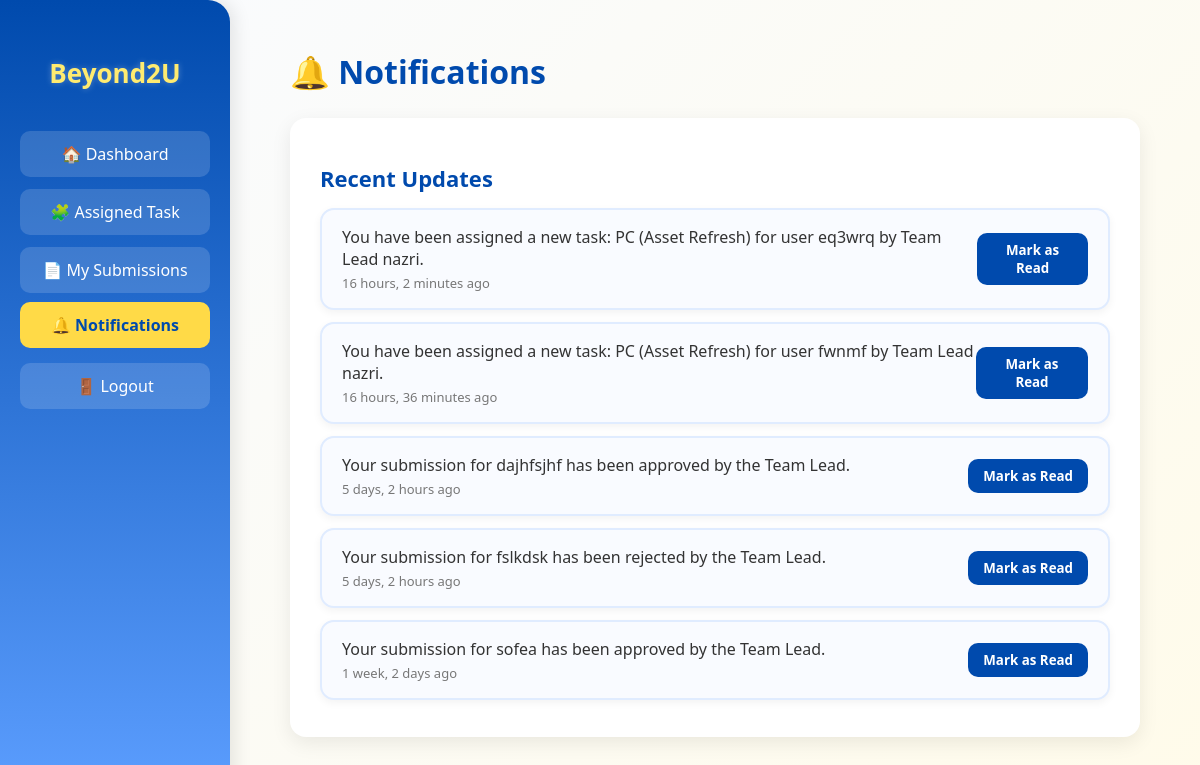
Before: /beyond2u/dashboard/systemengineer/notifications/ (signed in) with the older database file.
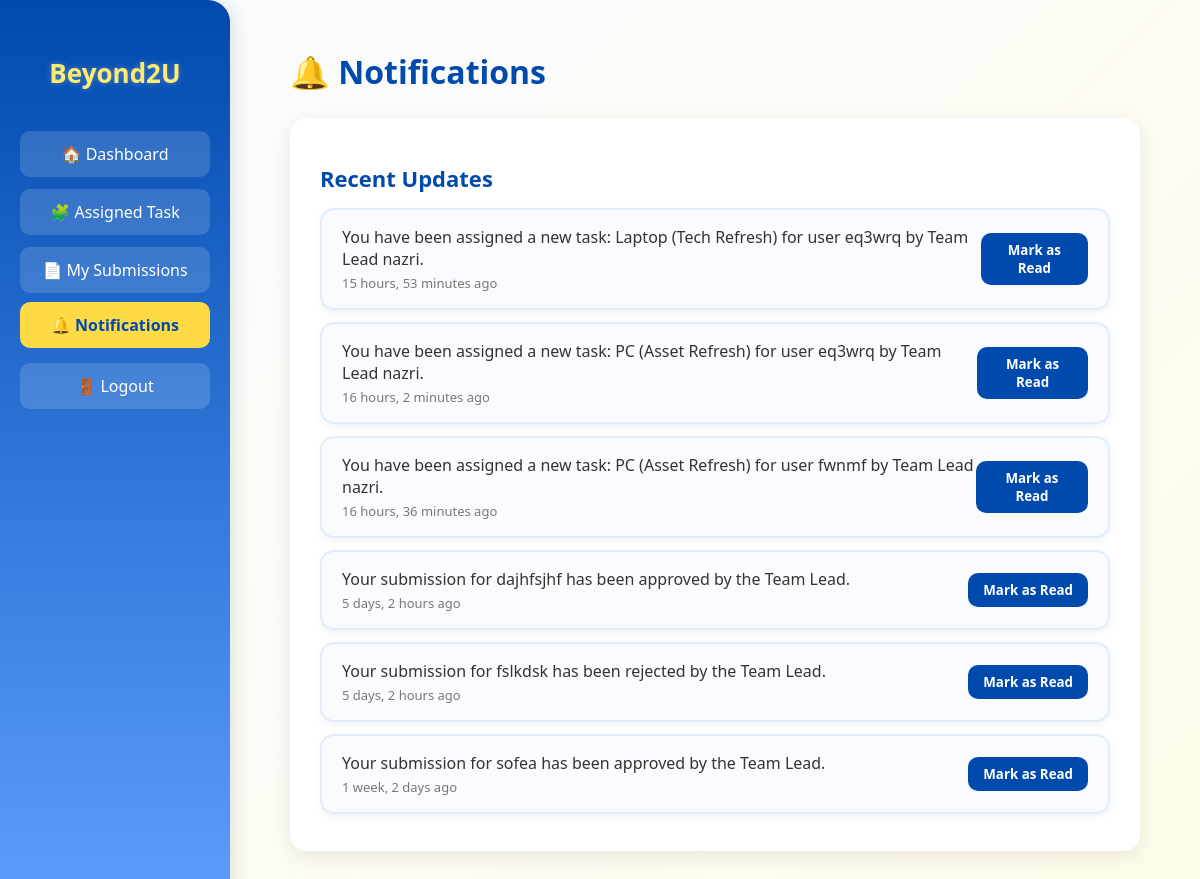
After: the same page with the newer database file.
### inventorySystem/models.py (models this page shows, shortened)
class Notification(models.Model):
    user = models.ForeignKey(User, on_delete=models.CASCADE, related_name='notifications')
    message = models.TextField()
    is_read = models.BooleanField(default=False)
    created_at = models.DateTimeField(auto_now_add=True)

### inventorySystem/views.py (the view)
# urls.py: path('dashboard/systemengineer/notifications/', views.notifications_view, name='notifications'),
@login_required
def notifications_view(request):
    notifications = Notification.objects.filter(user=request.user).order_by('-created_at')
    return render(request, 'notifications.html', {'notifications': notifications})

### inventorySystem/templates/notifications.html (shortened to what this page needs)
<!DOCTYPE html>
<html lang="en">
<head>
</head>
<body>
  <div class="sidebar">
    <h2>Beyond2U</h2>
    <a href="{% url 'systemengineer_dashboard' %}">🏠 Dashboard</a>
    <a href="{% url 'create_task' %}">🧩 Assigned Task</a>
    <a href="{% url 'my_submissions' %}">📄 My Submissions</a>
    <a href="{% url 'notifications' %}" class="active">🔔 Notifications</a>
    <a href="{% url 'logout' %}">🚪 Logout</a>
  </div>
  <div class="content">
    <h1>🔔 Notifications</h1>
    <div class="notifications-container">
      <h2>Recent Updates</h2>
      {% for n in notifications %}
      <div class="notification {% if n.is_read %}read{% endif %}">
        <div>
          <div class="message">{{ n.message }}</div>
          <div class="time">{{ n.created_at|timesince }} ago</div>
        </div>
        {% if not n.is_read %}
        <a href="{% url 'mark_as_read' n.id %}">
          <button class="btn-mark">Mark as Read</button>
        </a>
        {% endif %}
      </div>
      {% empty %}
      <div class="empty">No new notifications.</div>
      {% endfor %}
    </div>
  </div>
</body>
</html>

Changed rows visible on the page:
added Notification: message "You have been assigned a new task: Laptop (Tech Refresh) for user eq3wrq by Team Lead nazri.", created_at "15 hours, 53 minutes", is_read "Mark as Read"
